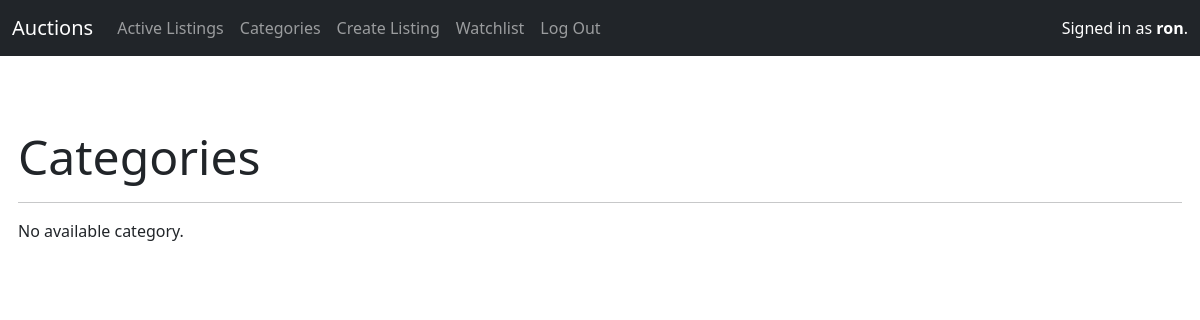
The app's page /categories (signed in), older data.
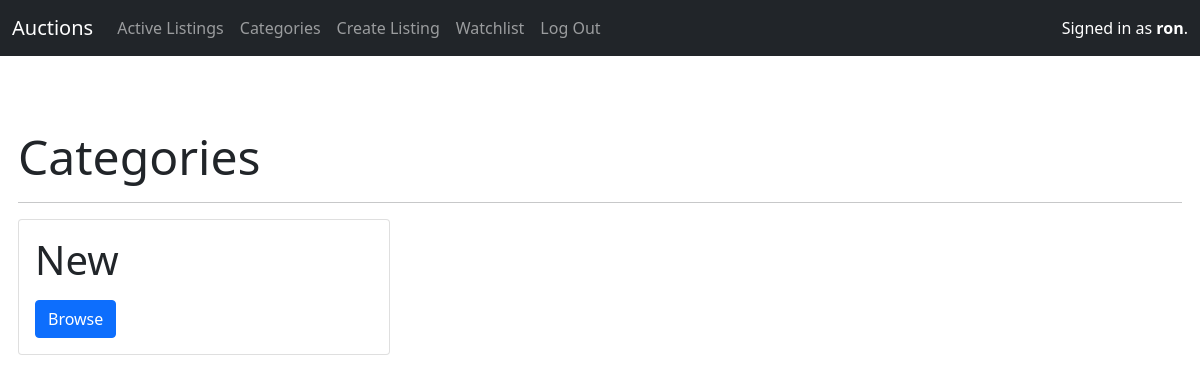
The same page, newer data.
### auctions/models.py (models this page shows, shortened)
class AuctionListing(models.Model):
    title = models.CharField(max_length=64)
    description = models.TextField()
    starting_bid = models.IntegerField()
    current_price = models.ForeignKey('Bid', on_delete=models.CASCADE, related_name="listings")
    image = models.URLField(blank=True)
    category = models.CharField(max_length=64, blank=True)
    seller = models.ForeignKey(User, on_delete=models.CASCADE, related_name="listings")
    comments = models.ManyToManyField('Comment', blank=True, related_name="listings")
    active = models.BooleanField(default=True)
    watchlist = models.ManyToManyField(User, blank=True, related_name="watchlist")

### auctions/views.py (the view)
# urls.py: path("categories", views.categories, name="categories"),
def categories(request):
    avail_categories = AuctionListing.objects.values_list('category', flat=True).distinct().order_by().exclude(category='').filter(active=True)
    return render(request, "auctions/categories.html", {
        "categories": avail_categories
    })

### auctions/templates/auctions/categories.html
{% extends "auctions/layout.html" %}
{% block body %}
    <p class="display-5">Categories</p>
    <hr>
    <div class="row  row-cols-1 row-cols-md-3 g-4">
        {% for category in categories %}
        <div class="col">
            <div class="card">
                <div class="card-body">
                    <p class="display-6">{{ category }}</p>
                    <a href="{% url 'category_listing' category %}" class="btn btn-primary">Browse</a>
                </div>
            </div>
        </div>
        {% empty %}
            <p>No available category.</p>
        {% endfor %}
    </div>
{% endblock %}

Row changes from the older to the newer data that the page shows:
added AuctionListing: category "New"
Text that changed along with them:
text no longer shown: "No available category."
